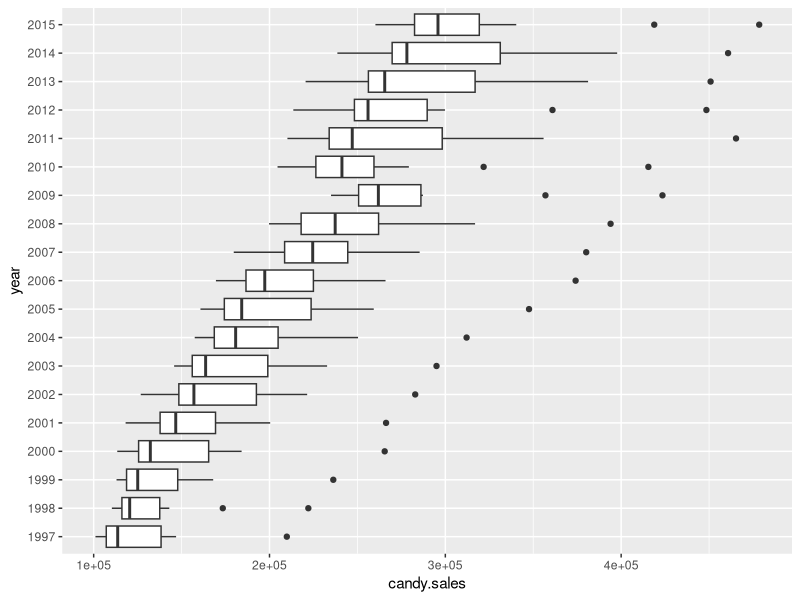
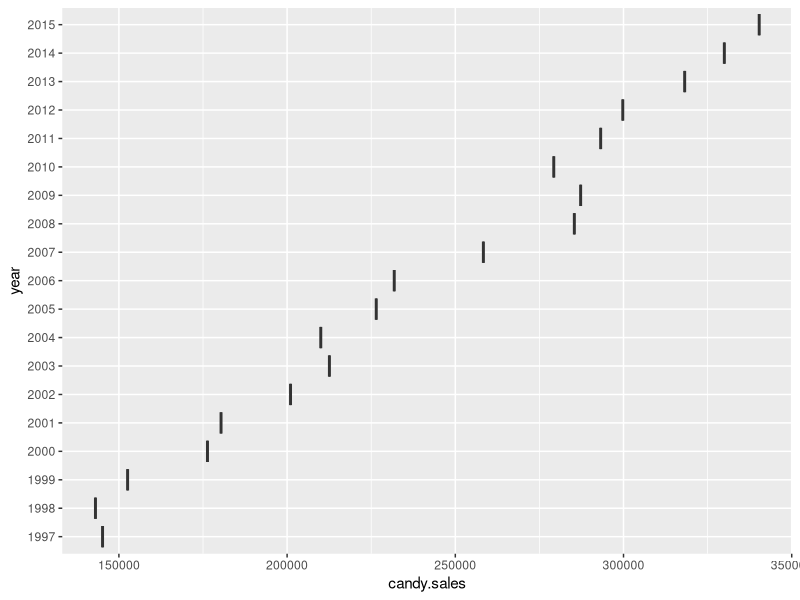
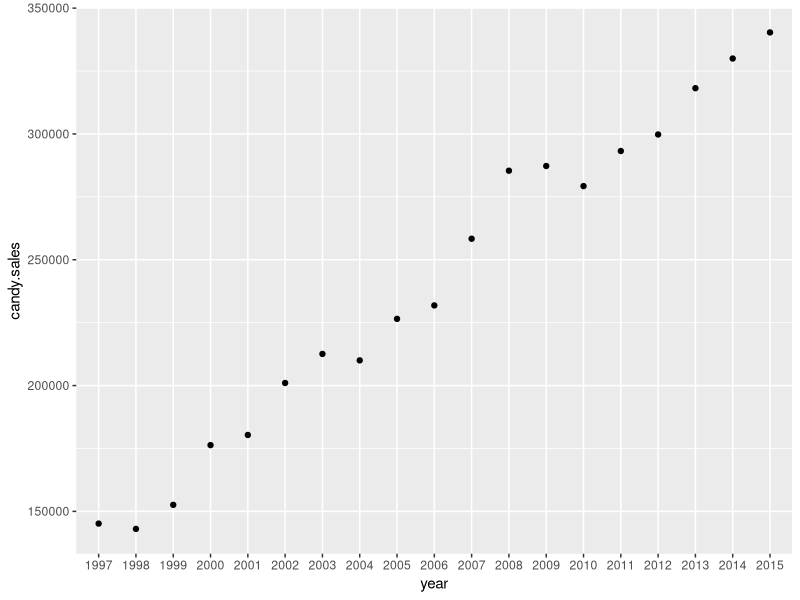
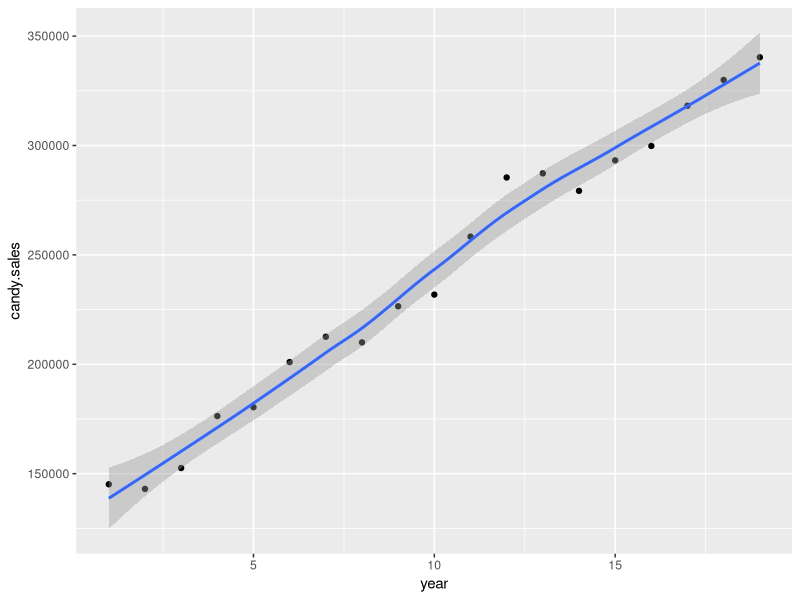
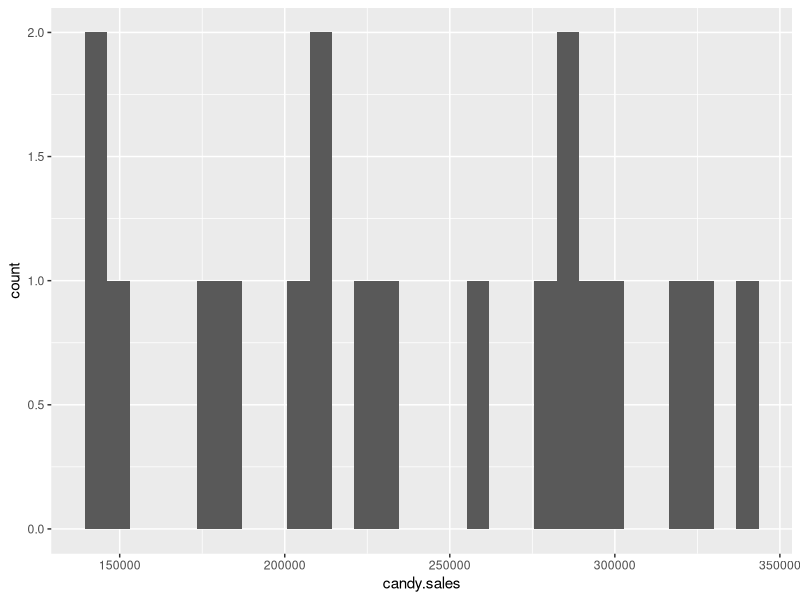

Write R code to recreate these figures, in order.
## ---- chunk 1
candy <-read.csv("data/canada/canadian.candy.sales.csv")
library(tibble)
candy <- as_data_frame(candy)
candy
candy$year <-as.factor(candy$year) #need to assign as ordinal so set as factor
library(ggplot2)
p1 <-ggplot(candy) +geom_boxplot(mapping = aes(year, candy.sales)) + coord_flip()
p1 #ok but this is annual candy sales. I want just october. Might be cool to think about whether candy sales are going up in general every year not just at Halloween.
#now, need to extract just Halloween.
#note, sales end on first of month, so need to take just Nov 1 from each year.
library(dplyr)
octobers <- candy %>% filter(month == 11)
octobers #ok so now I think I have just Halloween sales.
p2 <-ggplot(octobers) +geom_boxplot(mapping = aes(year, candy.sales)) + coord_flip()
p2 #weird as do not have means per month, so going to switch to point plots

p3 <-ggplot(octobers) +geom_point(mapping = aes(year, candy.sales))
p3 #OK this looks a lot better to me
octobers$year <- as.numeric(octobers$year)

p4 <-ggplot(octobers, aes(year, candy.sales)) + geom_point()
p4 +geom_smooth()

#so, looks to me like candy sales in oct went up over time. time for a model?
#next step, check distribution of candy sales
p5 <-ggplot(octobers) + geom_histogram(aes(candy.sales)) #changing binwidth crashes it.
p5

#linear model?
m1 <- lm(candy.sales ~year, data= octobers)
summary(m1) #both intercept and slope of line significant different from 0
anova(m1, test="Chisq") #year effect is significant.

#weak but not bad.
#now what about controlling for the background annual candy sales
candy$year <- as.factor(candy$year)
annual.sales <-candy %>% group_by(year) %>% summarise(mean = mean(candy.sales))


